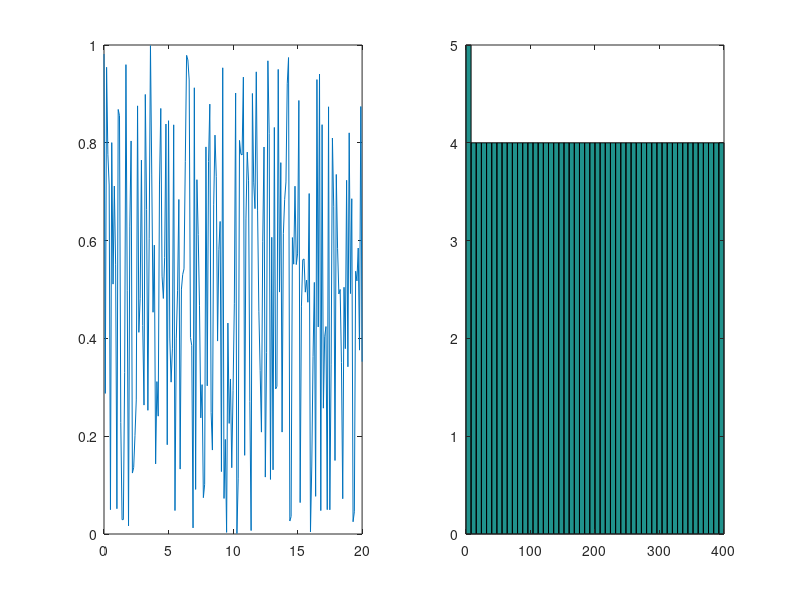
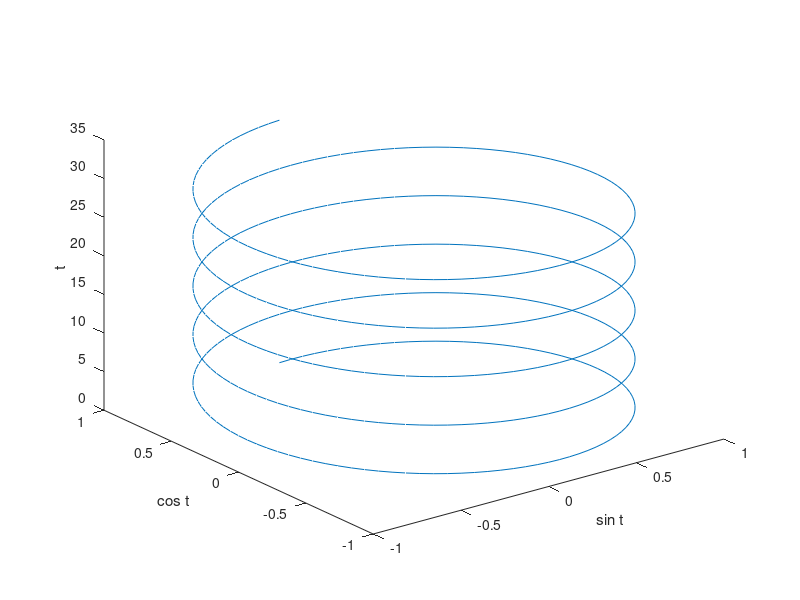
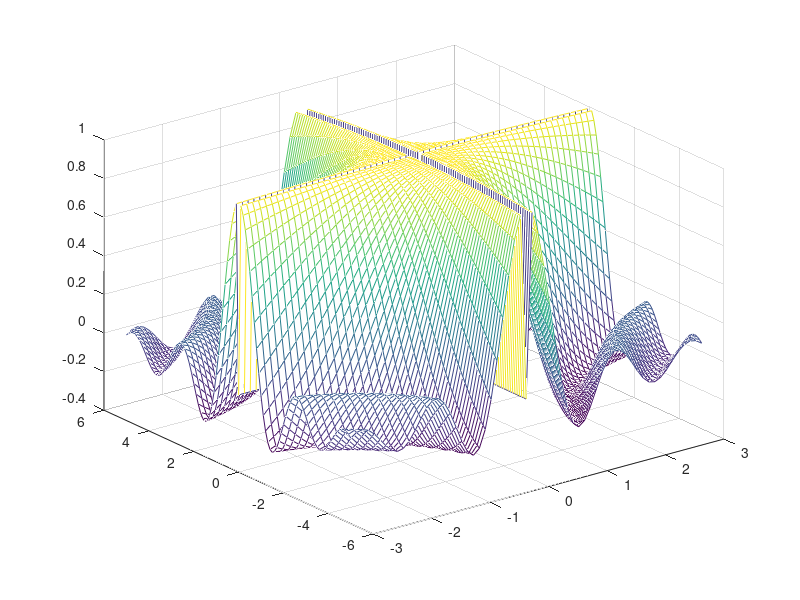

MATLAB code for these plots, in order: (Note: this script raises an error after producing the figures.)
figure
x = 0:0.1:20
y = rand(size(x))
subplot(1,2,1)
plot(x,y)
subplot(1,2,2)
hist(round(20*x),50)

figure
t = 0:pi/50:10*pi
plot3(sin(t),cos(t),t)
xlabel('sin t')
ylabel('cos t')
zlabel('t')

figure
x = -3:0.1:3
y = -5:0.1:5
[X, Y] = meshgrid(x, y)
z = (sin(X.*Y)./(X.*Y+eps))
mesh(X,Y,z)

figure
fplot("fun1",[-3,3])
disp(fun1(2))